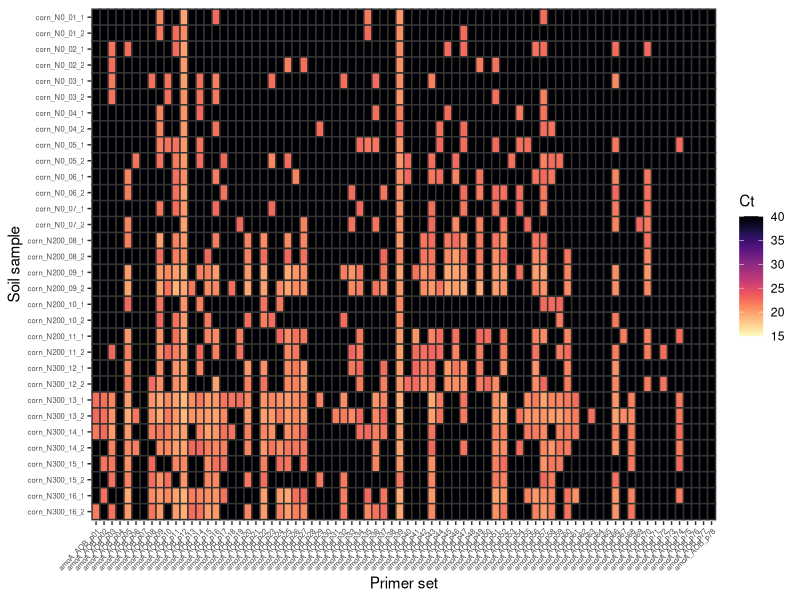
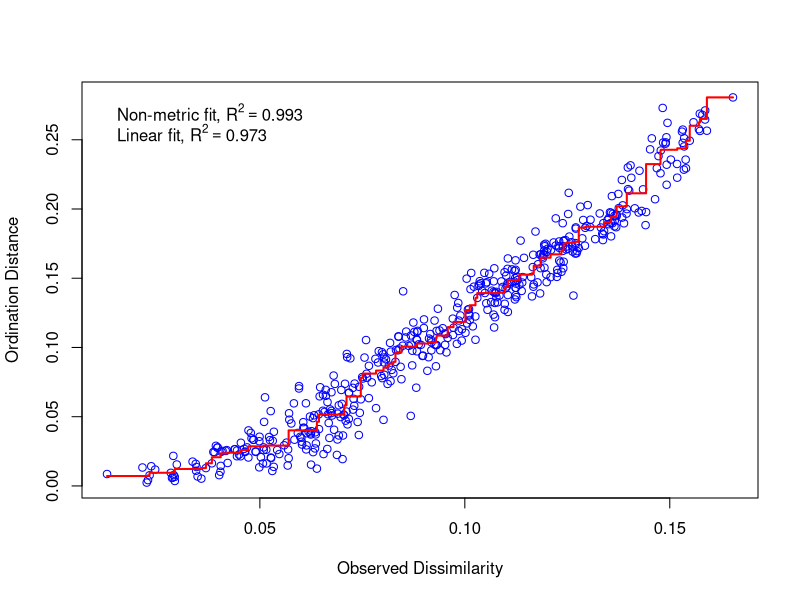
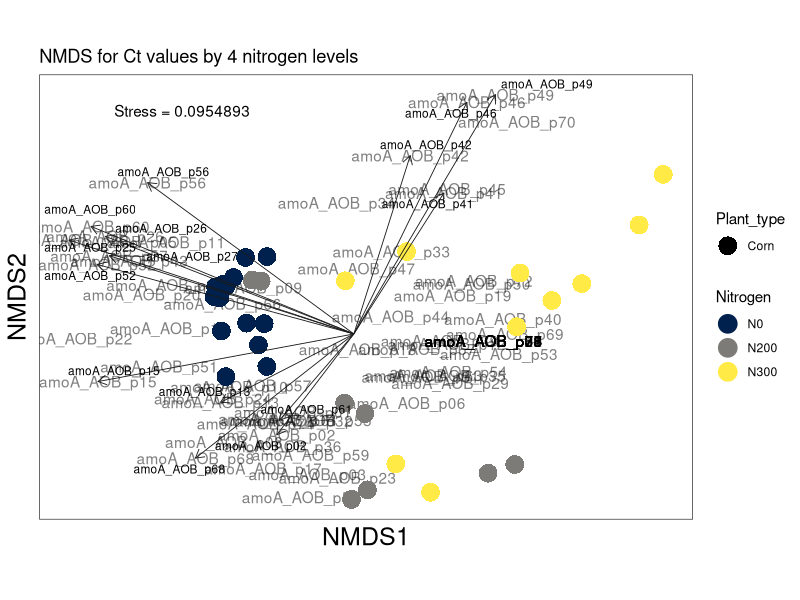
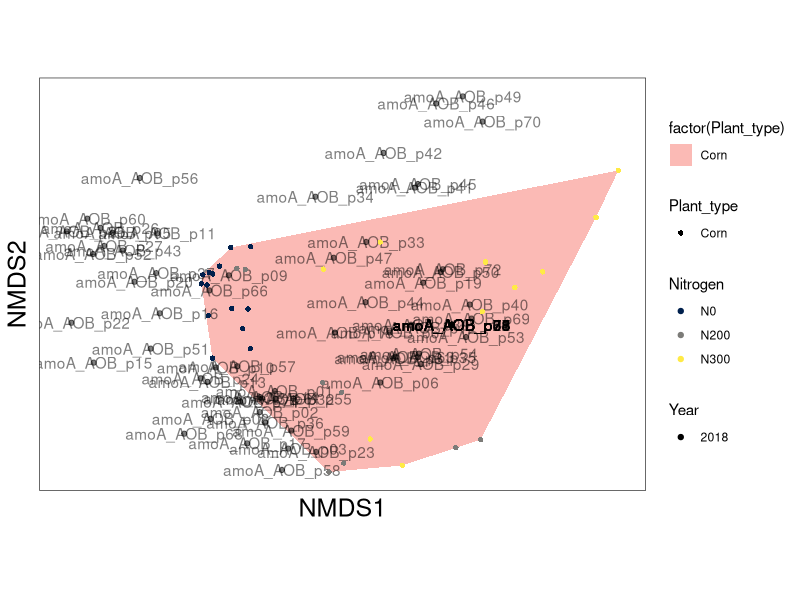
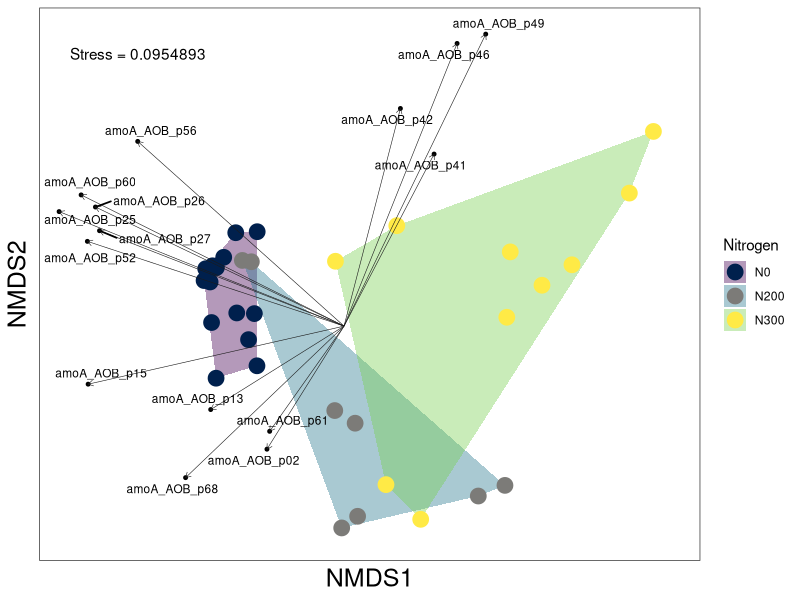
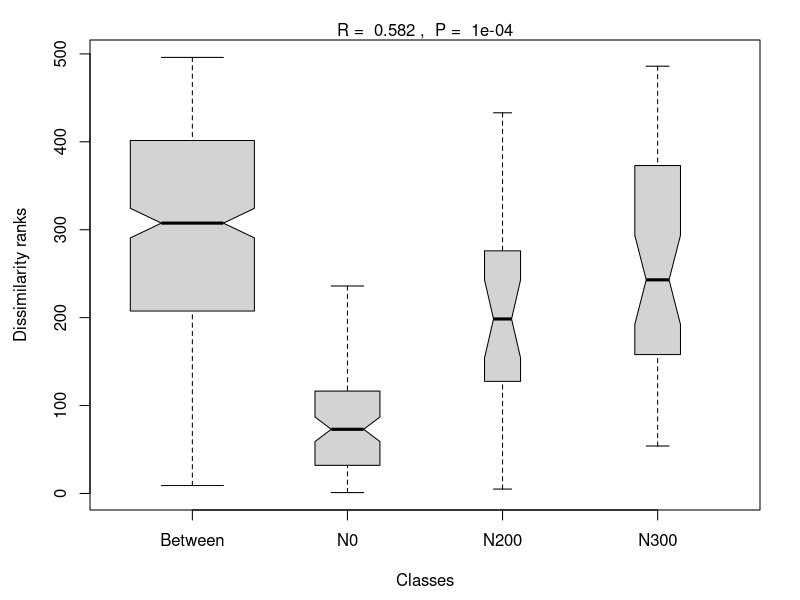
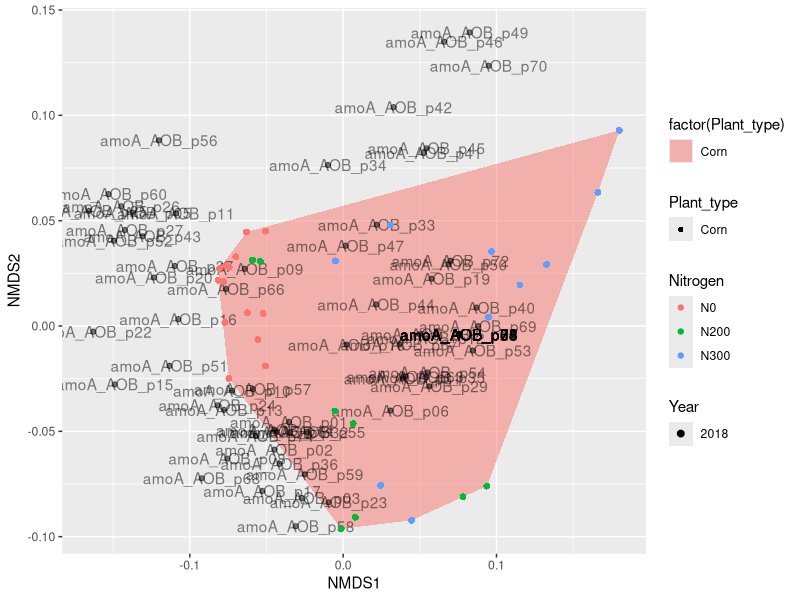
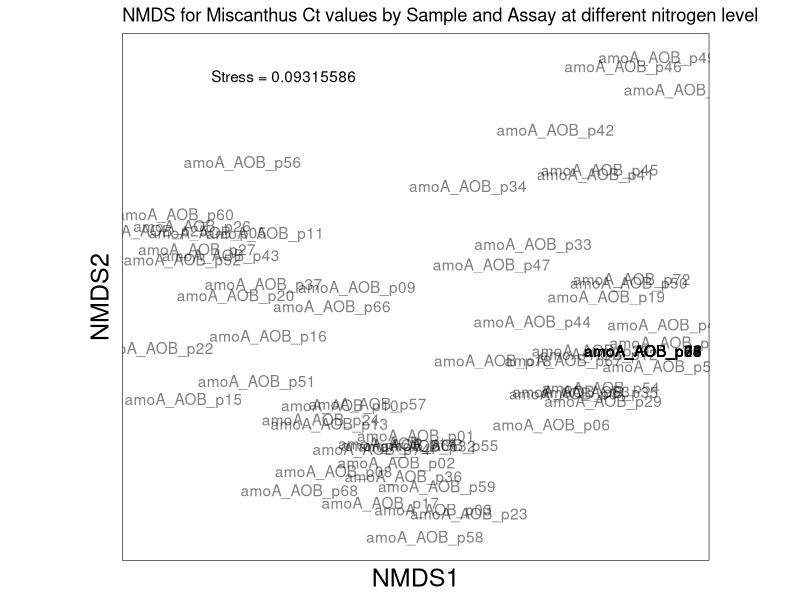

These figures' R source, in order:
# @jialiu
# After getting the CT threshold from `get_CT_threshold_biomarkAOB.R`,
# I am visualizing Ct values with heat map and NMDS in this script

library(dplyr)
library(ggplot2)
library(tidyverse)
library(viridis)
library(vegan)
## Read in the data
setwd("/Users/liujia/Desktop/data_anal_nmds_anosim/")
f <- readxl::read_excel("biomark_results_sheet.xlsx")


## Data preprocessing
filt_f <- f %>% 
  filter(!startsWith(Sample, "16") & !startsWith(Sample, "amo") & !startsWith(Assay, "16")) %>% 
  mutate(Ct = ifelse(Ct > 23, 40, Ct)) %>% 
  #mutate(Sample_site = substr(Sample, 1, 1)) %>% 
  mutate(Temp = Sample) %>% 
  separate(Temp, c("Sample_site", "Plant_type", "Year", "P_var", "Nitrogen", "Duplicate", NA), "_") %>% 
  filter(!grepl("_", Assay)) %>% 
  arrange(Plant_type, Nitrogen, Year, Sample_site, Sample, Assay)

# need to simplify values in Sample 
# check Sample names by:
#df_ll <- as.data.frame(table(ll))
#dim(df_ll)
#df_ll$ll
# thus, there are 36 unique samples; each of them has
# 2 replicates; each replicate has 78 rows
filt_f$Uniq_sampleID <- c(rep(1:16, each=78*2), rep(1:20, each=78*2))
filt_f$Reps <- rep(1:2, each=78, times = 36)

filt_f <- filt_f %>% 
  mutate(Plant_type = ifelse(Plant_type=="C", "corn", "miscanthus")) %>% 
  mutate(Uniq_sampleID = sprintf("%02d", as.numeric(Uniq_sampleID))) %>% 
  unite("newSample", Plant_type, Nitrogen, Uniq_sampleID, Reps, sep= "_", remove = FALSE) %>% 
  mutate(Prim_order = substring(Assay, 7)) %>% 
  mutate(Prim_order = paste("amoA_AOB_p", Prim_order, sep = "")) %>% 
  filter(Plant_type == "corn")
  
# Assay will be renamed to Prim_order: amoA_AOB_p01 - amoA_AOB_p78

## Make heatmap of (Sample) newSamle vs (Assay) Prim_order
filt_f %>% 
  ggplot(aes(x=Prim_order, y=forcats::fct_rev(newSample), fill=Ct)) +
  geom_tile(colour="gray20", size=0.5, stat="identity") +
  theme(axis.text.x = element_text(angle = 45, hjust = 1, vjust = 1),
        axis.text = element_text(size = 5.5)) +
  #scale_fill_gradient(low = "black", high = "grey") +
  scale_fill_viridis(option="A", direction = -1, begin = 0, limits=c(15, 40), breaks=seq(15,40,by=5)) +
  #scale_fill_continuous() +
  xlab("Primer set") + 
  ylab("Soil sample")
  






## NMDS to PCR results
# To make the NMDS by `metaMDS, we need to first reshape "Sample", "Assay", and "Ct" into a matrix
library(reshape2)
filt_f_matrix <- filt_f %>% 
  acast(Sample~Prim_order, value.var = "Ct")
set.seed(100)

# Run NMDS
pcr_NMDS <- metaMDS(filt_f_matrix, distance = "bray", k=2, trymax = 1000)

pcr.spp.fit <- envfit(pcr_NMDS, filt_f_matrix, permutations = 999) # this fits species vectors

# Show stress plot
stressplot(pcr_NMDS)

# Plot pcr_NMDS

# 1. extract the scores (the x and y coordinates of the site (rows) 
#     and species (cols) ) and add the variables we wanted

# make the site score dataframe
data.scores <- as.data.frame(scores(pcr_NMDS, display = "sites"))
data.scores$site <- rownames(data.scores)

data.scores <- data.scores %>% 
  separate(site, c("S_site", "Plant_type", "Year", "P_var", "Nitrogen", "Duplicate", NA), "_") %>% 
  mutate(site = substr(S_site, 1, 1)) %>% 
  mutate(Plant_type = ifelse(Plant_type=="C", "Corn", "Miscanthus"))
  #mutate(Nitrogen = as.numeric(substring(Nitrogen, first = 2)))
  #mutate(Year = as.integer(Year))

head(data.scores)

# make the species score dataframe
species.scores <- as.data.frame(scores(pcr_NMDS, "species"))
species.scores$species <- rownames(species.scores)
head(species.scores)

# use env to add arrows into figure for significant primers
spp.scrs <- as.data.frame(scores(pcr.spp.fit, display = "vectors"))
spp.scrs$Species <- rownames(spp.scrs)
spp.scrs$pval <- pcr.spp.fit$vectors$pvals
spp.scrs$r2 <- pcr.spp.fit$vectors$r
sig.spp.scrs <- spp.scrs %>%  # choose the species vectors with the smallest p-values and r2 bigger than or equal to 0.6
  filter(pval <= 0.05) %>% 
  arrange(pval, desc(r2)) %>% 
  filter(r2 >= 0.6)
sig.spp.vec <- sig.spp.scrs$Species
sig.species.scores <- species.scores %>% 
  filter(species %in% sig.spp.vec)
  
# plot NMDS
ggplot() +
  geom_text(data = species.scores, aes(x=NMDS1,y=NMDS2,label=species),alpha=0.5) +
  geom_point(data=data.scores,aes(x=NMDS1,y=NMDS2, shape=Plant_type, color=Nitrogen), size = 6) +
  ggtitle("NMDS for Ct values by 4 nitrogen levels") +
  scale_size_manual(values=c(1.5,2.5,4,6)) +
  scale_color_viridis(option="cividis", discrete = TRUE) +
  coord_fixed() +
  theme_bw() +
  theme(axis.text.x = element_blank(),  # remove x-axis text
    axis.text.y = element_blank(), # remove y-axis text
    axis.ticks = element_blank(),  # remove axis ticks
    axis.title.x = element_text(size=18), # remove x-axis labels
    axis.title.y = element_text(size=18), # remove y-axis labels
    panel.background = element_blank(), 
    panel.grid.major = element_blank(),  #remove major-grid labels
    panel.grid.minor = element_blank(),  #remove minor-grid labels
    plot.background = element_blank()
  ) +
  annotate(geom="text", x=-0.1, y=0.13, label="Stress = 0.0954893",
           color="black") +
  geom_segment(data = sig.species.scores, aes(x = 0, xend=NMDS1, y=0, yend=NMDS2), arrow = arrow(length = unit(0.25, "cm")), colour = "grey10", lwd=0.3) + #add vector arrows of significant species
  ggrepel::geom_text_repel(data = sig.species.scores, aes(x=NMDS1, y=NMDS2, label = species), cex = 3, direction = "both", segment.size = 0.25) #add labels for species, use ggrepel::geom_text_repel so that labels do not overlap


## Another way to plot NMDS with a hull 
# plot pcr_NMDS in another way: plot a hull around each of the nitrogen groups
hull.data <- data.scores %>% 
  group_by(Plant_type) %>% 
  slice(chull(NMDS1, NMDS2))

ggplot() +
  geom_polygon(data = hull.data, aes(x=NMDS1, y=NMDS2, fill=factor(Plant_type)), alpha=0.5) +
  geom_text(data = species.scores, aes(x=NMDS1,y=NMDS2,label=species),alpha=0.5) +
  geom_point(data = species.scores, aes(x=NMDS1,y=NMDS2),alpha=0.5) +
  geom_point(data=data.scores,aes(x=NMDS1,y=NMDS2, size = Year, shape=Plant_type, color=Nitrogen)) +
  #geom_text(data=data.scores,aes(x=NMDS1,y=NMDS2,label=Year),size=2,vjust=0) +
  #scale_color_gradient(low = "orange", high = "purple") + 
  #scale_color_gradientn(colours = rainbow(5)) 
  scale_size_manual(values=c(1.5,2.5,4,6)) +
  scale_color_viridis(option="cividis", discrete = TRUE) +
  coord_equal() +
  theme_bw() +
  theme(axis.text.x = element_blank(),  # remove x-axis text
        axis.text.y = element_blank(), # remove y-axis text
        axis.ticks = element_blank(),  # remove axis ticks
        axis.title.x = element_text(size=18), # remove x-axis labels
        axis.title.y = element_text(size=18), # remove y-axis labels
        panel.background = element_blank(), 
        panel.grid.major = element_blank(),  #remove major-grid labels
        panel.grid.minor = element_blank(),  #remove minor-grid labels
        plot.background = element_blank()
  )


# Some patterns can be see in this figure, but not quite clear. 
# Next we will plot under specific conditions, to see if any pattern can be see

## Within one plant type, plot Nitrogen and Year
# Within Corn, plot nitrogen
corn.data.scores <- data.scores %>% 
  filter(Plant_type=="Corn")

hull.corn.data <- corn.data.scores %>% 
  group_by(Nitrogen) %>%
  slice(chull(NMDS1, NMDS2))

ggplot() +
  #stat_ellipse(data=corn.data.scores,aes(x=NMDS1,y=NMDS2, color=Nitrogen)) +
  geom_polygon(data = hull.corn.data, aes(x=NMDS1, y=NMDS2, fill=Nitrogen), alpha=0.4) +
  #geom_text(data = species.scores, aes(x=NMDS1,y=NMDS2,label=species),alpha=0.7, size = 3) +
  geom_point(data=corn.data.scores,aes(x=NMDS1,y=NMDS2, color=Nitrogen), size = 5) +
  #scale_size_manual(values=c(1.5,2.5,4,6)) +
  scale_color_viridis(option="cividis", discrete = TRUE) +
  scale_fill_viridis_d(option="viridis", begin = 0,
                       end = 0.8) +
  theme_bw() +
  theme(axis.text.x = element_blank(),  # remove x-axis text
        axis.text.y = element_blank(), # remove y-axis text
        axis.ticks = element_blank(),  # remove axis ticks
        axis.title.x = element_text(size=18), # remove x-axis labels
        axis.title.y = element_text(size=18), # remove y-axis labels
        panel.background = element_blank(), 
        panel.grid.major = element_blank(),  #remove major-grid labels
        panel.grid.minor = element_blank(),  #remove minor-grid labels
        plot.background = element_blank()
  ) +
  annotate(geom="text", x=-0.12, y=0.13, label="Stress = 0.0954893",
           color="black") +
  coord_cartesian(xlim = c(-0.16, 0.19), ylim = c(-0.10, 0.14)) +
  geom_point(data=sig.species.scores,aes(x=NMDS1,y=NMDS2), size = 1) +
  geom_segment(data = sig.species.scores, aes(x = 0, xend=NMDS1, y=0, yend=NMDS2), arrow = arrow(length = unit(0.15, "cm")), colour = "grey10", lwd=0.2) + #add vector arrows of significant species
  ggrepel::geom_text_repel(data = sig.species.scores, aes(x=NMDS1, y=NMDS2, label = species), cex = 3, direction = c("both", "y", "x"), segment.size = 0.6) #add labels for species, use ggrepel::geom_text_repel so that labels do not overlap



# Save ggplot figure
# 1. Method 1
#png("nmds_corn_nitrogen.png")
#print(nmds_corn)
#dev.off()

# 2. Method 2. use ggsave
#ggsave("nmds_corn_2.png", plot = nmds_corn)

## ANOSIM test for corn data

# 1. filter out the similarity matrix of corn to be used for ANOSIM
filt_corn_matrix <- filt_f_matrix[which(sapply(strsplit(rownames(filt_f_matrix), "_"), `[`, 2) == "C"), ]

# 2. Get the vector "nitro" of Nitrogen level corresponding to each corn sample in filt_corn_matrix
site_N <- data.frame(Plant_type = filt_f$Plant_type, Sample = filt_f$Sample, Nitrogen = filt_f$Nitrogen)
site_N <- site_N %>%  # site_N is a temporary dataframe stores corn Sample name and their corresponding Nitrogen level
  filter(Plant_type == "corn") %>% 
  unique()

# getN is a helper method to get the corresponding Nitrogen level for given Sample name from site_N dataframe
getN <- function(x) {
  nitrogen <- site_N$Nitrogen[site_N$Sample == x]
  return(nitrogen)
}

nitro <- as.vector(sapply(rownames(filt_corn_matrix), getN))

#sampName <- sapply(strsplit(rownames(filt_corn_matrix), "_"), `[`, 1)

# 3. run ANOSIM test for corn at different nitrogen level
filt_corn_matrix.dist <- vegdist(filt_corn_matrix)  # Make dissimilarity matrix by vegdist
filt_corn_matrix.ano <- anosim(filt_corn_matrix.dist, nitro, distance = "bray", permutations = 9999)

summary(filt_corn_matrix.ano)
# plot ano
par(mar = c(4.5, 4.5, 2, 2)) # Set the margin on all sides to 2
plot(filt_corn_matrix.ano,
     xlab="Classes", ylab="Dissimilarity ranks")









# Within Miscanthus, plot nitrogen and year; you need to change between "color=Year" and "color=Nitrogen"
miscanthus.data.scores <- data.scores %>% 
  filter(Plant_type=="Miscanthus")

hull.data2 <- miscanthus.data.scores %>% 
  group_by(Nitrogen) %>% 
  slice(chull(NMDS1, NMDS2))

ggplot() +
  geom_polygon(data = hull.data, aes(x=NMDS1, y=NMDS2, fill=factor(Plant_type)), alpha=0.5) +
  geom_text(data = species.scores, aes(x=NMDS1,y=NMDS2,label=species),alpha=0.5) +
  geom_point(data = species.scores, aes(x=NMDS1,y=NMDS2),alpha=0.5) +
  geom_point(data=data.scores,aes(x=NMDS1,y=NMDS2, size = Year, shape=Plant_type, color=Nitrogen))
  #geom_text(data=data.scores,aes(x=NMDS1,y=NMDS2,label=Year),size=2,vjust=0) +

# nitrogen
ggplot() +
  geom_text(data = species.scores, aes(x=NMDS1,y=NMDS2,label=species),alpha=0.5) +
  geom_point(data=miscanthus.data.scores,aes(x=NMDS1,y=NMDS2, color=Nitrogen), size = 5) +
  ggtitle("NMDS for Miscanthus Ct values by Sample and Assay at different nitrogen level") +
  scale_size_manual(values=c(1.5,2.5,4,6)) +
  scale_color_viridis(option="cividis", discrete = TRUE) +
  coord_equal() +
  theme_bw() +
  theme(axis.text.x = element_blank(),  # remove x-axis text
        axis.text.y = element_blank(), # remove y-axis text
        axis.ticks = element_blank(),  # remove axis ticks
        axis.title.x = element_text(size=18), # remove x-axis labels
        axis.title.y = element_text(size=18), # remove y-axis labels
        panel.background = element_blank(), 
        panel.grid.major = element_blank(),  #remove major-grid labels
        panel.grid.minor = element_blank(),  #remove minor-grid labels
        plot.background = element_blank()
  ) +
  annotate(geom="text", x=-0.1, y=0.13, label="Stress = 0.09315586",
           color="black")


  
  
# year
ggplot() +
  #geom_polygon(data = hull.data2, aes(x=NMDS1, y=NMDS2, fill=factor(Nitrogen)), alpha=0.5) +
  geom_text(data = species.scores, aes(x=NMDS1,y=NMDS2,label=species),alpha=0.5) +
  #geom_point(data = species.scores, aes(x=NMDS1,y=NMDS2),alpha=0.3) +
  geom_point(data=miscanthus.data.scores,aes(x=NMDS1,y=NMDS2, color=Year), size = 5) +
  #geom_text(data=data.scores,aes(x=NMDS1,y=NMDS2,label=Year),size=2,vjust=0) +
  #scale_color_gradient(low = "orange", high = "purple") + 
  #scale_color_gradientn(colours = rainbow(5)) 
  ggtitle("NMDS for Miscanthus Ct values by Sample and Assay at different year") +
  scale_size_manual(values=c(1.5,2.5,4,6)) +
  scale_color_viridis(option="cividis", discrete = TRUE) +
  coord_equal() +
  theme_bw() +
  theme(axis.text.x = element_blank(),  # remove x-axis text
        axis.text.y = element_blank(), # remove y-axis text
        axis.ticks = element_blank(),  # remove axis ticks
        axis.title.x = element_text(size=18), # remove x-axis labels
        axis.title.y = element_text(size=18), # remove y-axis labels
        panel.background = element_blank(), 
        panel.grid.major = element_blank(),  #remove major-grid labels
        panel.grid.minor = element_blank(),  #remove minor-grid labels
        plot.background = element_blank()
  ) +
  annotate(geom="text", x=-0.1, y=0.13, label="Stress = 0.09315586",
           color="black")




## At nitrogen level 0 and 200, there are data for both corn and miscanthus
n0_200.data.scores <- data.scores %>% 
  filter(Nitrogen=="N0" | Nitrogen=="N200")

ggplot() +
  geom_text(data = species.scores, aes(x=NMDS1,y=NMDS2,label=species),alpha=0.5) +
  geom_point(data=n0_200.data.scores,aes(x=NMDS1,y=NMDS2, color=Nitrogen, shape = Plant_type), size = 6) +
  ggtitle("NMDS for Ct values by Sample and Assay at Nitrogen N0 and N200 level") +
  scale_size_manual(values=c(1.5,2.5,4,6)) +
  scale_color_viridis(option="cividis", discrete = TRUE) +
  coord_equal() +
  theme_bw() +
  theme(axis.text.x = element_blank(),  # remove x-axis text
        axis.text.y = element_blank(), # remove y-axis text
        axis.ticks = element_blank(),  # remove axis ticks
        axis.title.x = element_text(size=18), # remove x-axis labels
        axis.title.y = element_text(size=18), # remove y-axis labels
        panel.background = element_blank(), 
        panel.grid.major = element_blank(),  #remove major-grid labels
        panel.grid.minor = element_blank(),  #remove minor-grid labels
        plot.background = element_blank()
  ) +
  annotate(geom="text", x=-0.1, y=0.13, label="Stress = 0.09315586",
           color="black")

